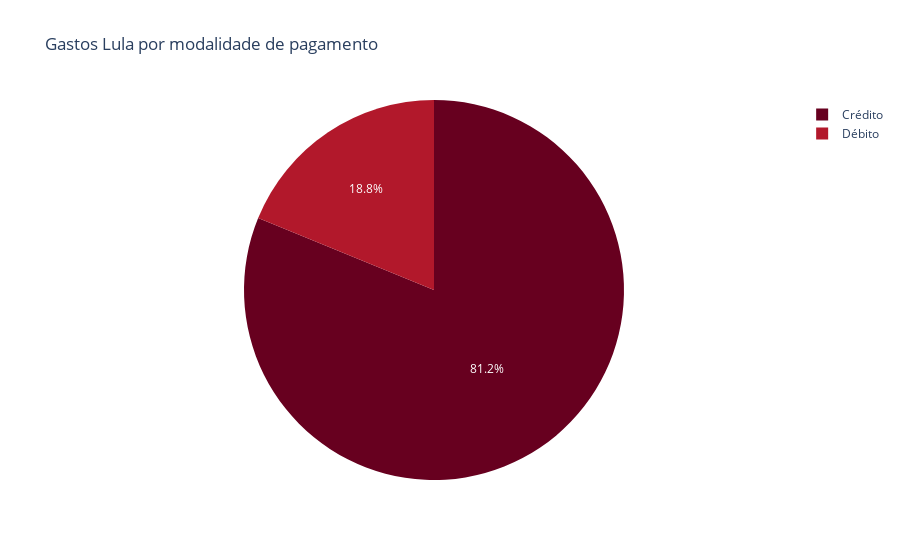

Source (notebook cell):
### Code cell
fig_lula = px.pie(gastos_lula_setores, values='VALOR_CORRIGIDO', names='TIPO', title='Gastos Lula por modalidade de pagamento',
color_discrete_sequence=px.colors.sequential.RdBu)
fig_lula.show()

### Figure 1 — Plotly figure (JSON) as saved in the notebook; plotly's stock layout.template omitted (floating-point values rounded to 4 significant figures; data arrays with more than 128 entries replaced by an {"elided": "..."} marker saying what was removed)
{"data": [{"domain": {"x": [0, 1], "y": [0, 1]}, "hovertemplate": "TIPO=%{label}<br>VALOR_CORRIGIDO=%{value}<extra></extra>", "labels": {"elided": "163 str values"}, "legendgroup": "", "name": "", "showlegend": true, "type": "pie", "values": {"elided": "163 float values"}}], "layout": {"legend": {"tracegroupgap": 0}, "piecolorway": ["rgb(103,0,31)", "rgb(178,24,43)", "rgb(214,96,77)", "rgb(244,165,130)", "rgb(253,219,199)", "rgb(247,247,247)", "rgb(209,229,240)", "rgb(146,197,222)", "rgb(67,147,195)", "rgb(33,102,172)", "rgb(5,48,97)"], "title": {"text": "Gastos Lula por modalidade de pagamento"}}}
